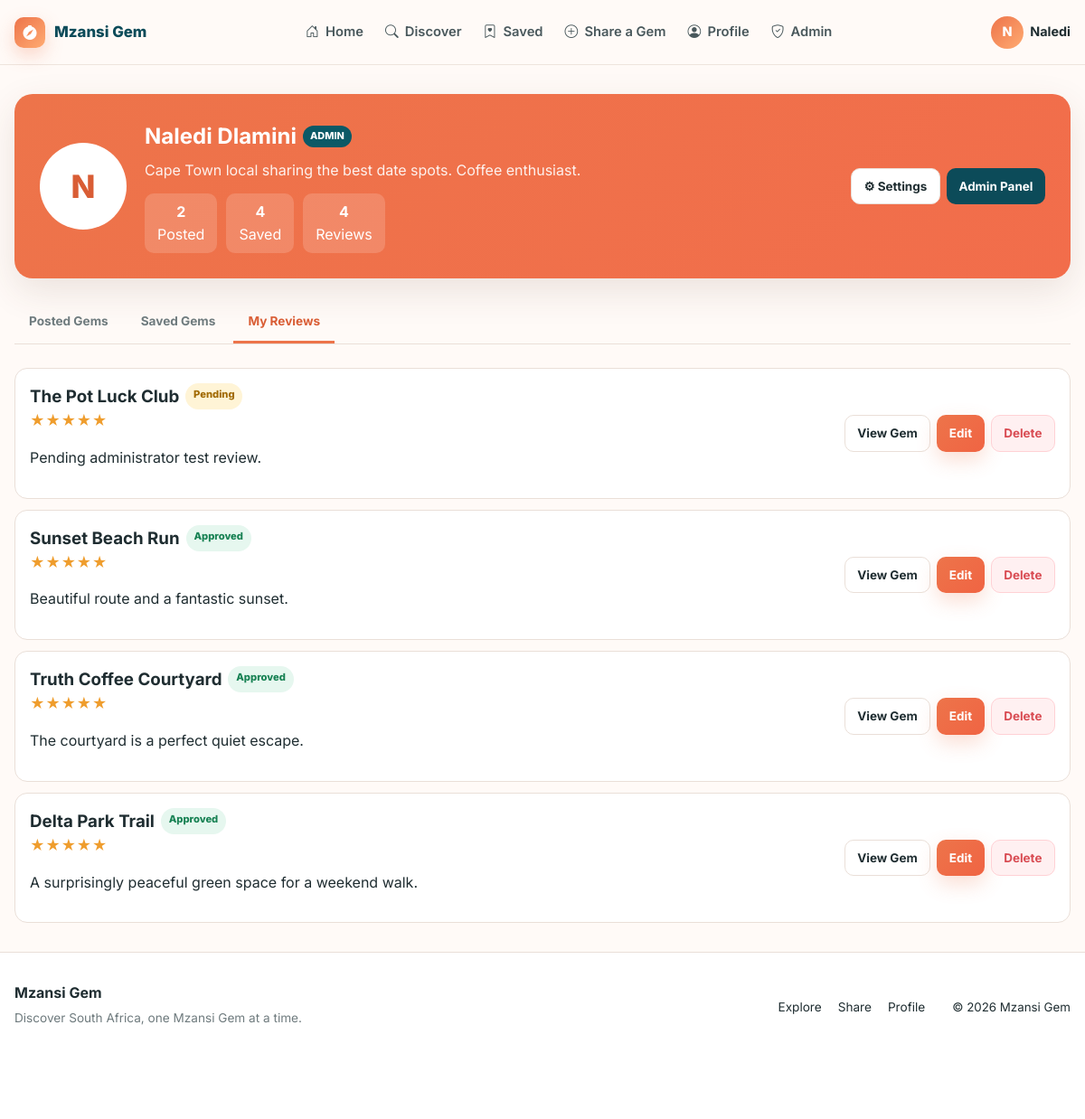
Screenshot of /profile.php?tab=reviews (signed in) with the database file from the repository.
### tables this page shows
CREATE TABLE settings (
    setting_key VARCHAR(100) PRIMARY KEY,
    setting_value TEXT NOT NULL,
    updated_at TIMESTAMP NOT NULL DEFAULT CURRENT_TIMESTAMP ON UPDATE CURRENT_TIMESTAMP
);

CREATE TABLE users (
    id INT UNSIGNED AUTO_INCREMENT PRIMARY KEY,
    full_name VARCHAR(100) NOT NULL,
    email VARCHAR(190) NOT NULL UNIQUE,
    firebase_uid VARCHAR(128) NULL UNIQUE,
    city VARCHAR(100) NOT NULL,
    password_hash VARCHAR(255) NOT NULL,
    email_verified_at DATETIME NULL,
    bio VARCHAR(300) NULL,
    role ENUM('user','admin') NOT NULL DEFAULT 'user',
    status ENUM('active','suspended') NOT NULL DEFAULT 'active',
    level INT UNSIGNED NOT NULL DEFAULT 1,
    points INT UNSIGNED NOT NULL DEFAULT 0,
    notify_new_gems TINYINT(1) NOT NULL DEFAULT 1,
    notify_comments TINYINT(1) NOT NULL DEFAULT 1,
    notify_likes_saves TINYINT(1) NOT NULL DEFAULT 1,
    personalized_recommendations TINYINT(1) NOT NULL DEFAULT 1,
    show_saved_gems TINYINT(1) NOT NULL DEFAULT 1,
    show_activity_status TINYINT(1) NOT NULL DEFAULT 1,
    created_at TIMESTAMP NOT NULL DEFAULT CURRENT_TIMESTAMP,
    updated_at TIMESTAMP NOT NULL DEFAULT CURRENT_TIMESTAMP ON UPDATE CURRENT_TIMESTAMP,
    INDEX idx_users_role_status (role, status),
    INDEX idx_users_city (city)
);

CREATE TABLE reviews (
    id INT UNSIGNED AUTO_INCREMENT PRIMARY KEY,
    gem_id INT UNSIGNED NOT NULL,
    user_id INT UNSIGNED NOT NULL,
    rating TINYINT UNSIGNED NOT NULL,
    comment VARCHAR(300) NULL,
    vibes VARCHAR(220) NULL,
    status ENUM('pending','approved','rejected') NOT NULL DEFAULT 'pending',
    is_edited TINYINT(1) NOT NULL DEFAULT 0,
    created_at TIMESTAMP NOT NULL DEFAULT CURRENT_TIMESTAMP,
    updated_at TIMESTAMP NOT NULL DEFAULT CURRENT_TIMESTAMP ON UPDATE CURRENT_TIMESTAMP,
    CONSTRAINT fk_review_gem FOREIGN KEY (gem_id) REFERENCES gems(id) ON DELETE CASCADE,
    CONSTRAINT fk_review_user FOREIGN KEY (user_id) REFERENCES users(id) ON DELETE CASCADE,
    UNIQUE KEY unique_user_gem_review (user_id, gem_id),
    CONSTRAINT chk_review_rating CHECK (rating BETWEEN 1 AND 5),
    INDEX idx_reviews_status (status),
    INDEX idx_reviews_gem_status (gem_id, status)
);

CREATE TABLE gems (
    id INT UNSIGNED AUTO_INCREMENT PRIMARY KEY,
    user_id INT UNSIGNED NOT NULL,
    title VARCHAR(100) NOT NULL,
    slug VARCHAR(140) NOT NULL,
    description VARCHAR(500) NOT NULL,
    location VARCHAR(180) NOT NULL,
    city VARCHAR(100) NOT NULL,
    vibes VARCHAR(220) NOT NULL,
    budget_level ENUM('Free','Budget','Mid-range','Premium') NOT NULL,
    activity_type ENUM('Food','Fitness','Study','Nature','Nightlife','Culture') NOT NULL,
    operating_hours VARCHAR(100) NOT NULL DEFAULT 'All Day',
    cover_image VARCHAR(500) NULL,
    average_rating DECIMAL(3,2) NOT NULL DEFAULT 0,
    review_count INT UNSIGNED NOT NULL DEFAULT 0,
    status ENUM('pending','approved','rejected') NOT NULL DEFAULT 'pending',
    rejection_reason VARCHAR(255) NULL,
    created_at TIMESTAMP NOT NULL DEFAULT CURRENT_TIMESTAMP,
    updated_at TIMESTAMP NOT NULL DEFAULT CURRENT_TIMESTAMP ON UPDATE CURRENT_TIMESTAMP,
    approved_at DATETIME NULL,
    UNIQUE KEY unique_slug (slug),
    CONSTRAINT fk_gem_user FOREIGN KEY (user_id) REFERENCES users(id) ON DELETE CASCADE,
    INDEX idx_gems_status_city (status, city),
    INDEX idx_gems_activity (activity_type),
    FULLTEXT INDEX ft_gems_search (title, description, location, city)
);

### includes/functions.php (called while the page is built, shortened)
<?php
function url(string $path = ''): string
{
    return APP_URL . ($path !== '' ? '/' . ltrim($path, '/') : '');
}
function asset(string $path): string
{
    return url('assets/' . ltrim($path, '/'));
}
function e(mixed $value): string
{
    return htmlspecialchars((string)$value, ENT_QUOTES, 'UTF-8');
}
function current_user(): ?array
{
    static $cachedId = null;
    static $cachedUser = null;
    $id = isset($_SESSION['user_id']) ? (int)$_SESSION['user_id'] : null;
    if ($cachedId === $id && is_array($cachedUser)) {
        return $cachedUser;
    }
    $stmt = db()->prepare('SELECT * FROM users WHERE id = ? LIMIT 1');
    $stmt->execute([$id]);
    $user = $stmt->fetch();
    $cachedId = $id;
    $cachedUser = $user;
    return $user;
}
function is_logged_in(): bool
{
    return current_user() !== null;
}
function is_admin(): bool
{
    return (current_user()['role'] ?? '') === 'admin';
}
function require_login(): void
{
    if (!is_logged_in()) {
        flash('warning', 'Please sign in to continue.');
        $_SESSION['intended_url'] = $_SERVER['REQUEST_URI'] ?? url();
        redirect('login.php');
    }
}
function setting(string $key, string $default = ''): string
{
    static $cache = [];
    if (array_key_exists($key, $cache)) {
        return $cache[$key];
    }
    $stmt = db()->prepare('SELECT setting_value FROM settings WHERE setting_key = ? LIMIT 1');
    $stmt->execute([$key]);
    $value = $stmt->fetchColumn();
    $resolved = $value === false ? $default : (string)$value;
    return $cache[$key] = $resolved;
}
function render_stars(float $rating): string
{
    $rounded = (int)round($rating);
    return str_repeat('★', max(0, min(5, $rounded))) . str_repeat('☆', max(0, 5 - $rounded));
}

### config/database.php (called while the page is built, shortened)
<?php
function db(): PDO
{
    static $pdo = null;
    if ($pdo instanceof PDO) {
        return $pdo;
    }
    $dsn = sprintf('mysql:host=%s;port=%s;dbname=%s;charset=utf8mb4', DB_HOST, DB_PORT, DB_NAME);
    try {
        $pdo = new PDO($dsn, DB_USER, DB_PASS, [
            PDO::ATTR_ERRMODE => PDO::ERRMODE_EXCEPTION,
            PDO::ATTR_DEFAULT_FETCH_MODE => PDO::FETCH_ASSOC,
            PDO::ATTR_EMULATE_PREPARES => false,
        ]);
    } catch (PDOException $e) {
        http_response_code(500);
        $message = APP_ENV === 'development'
            ? 'Database connection failed: ' . htmlspecialchars($e->getMessage(), ENT_QUOTES, 'UTF-8')
            : 'Database connection failed.';
        exit('<div style="font-family:Arial;padding:2rem;max-width:760px;margin:auto"><h1>Mzansi Gem setup required</h1><p>' . $message . '</p><p>Import <code>database/install.sql</code> and check <code>config/config.php</code> or your environment variables.</p></div>');
    }
    return $pdo;
}

### profile.php (the view, shortened to what this page needs)
<?php
require __DIR__.'/includes/bootstrap.php';require_login();
$user=current_user();$userId=(int)$user['id'];$tab=(string)($_GET['tab']??'posted');if(!in_array($tab,['posted','saved','reviews'],true))$tab='posted';
$stmt=db()->prepare('SELECT COUNT(*) FROM gems WHERE user_id=?');$stmt->execute([$userId]);$postedCount=(int)$stmt->fetchColumn();
$stmt=db()->prepare('SELECT COUNT(*) FROM saved_gems WHERE user_id=?');$stmt->execute([$userId]);$savedCount=(int)$stmt->fetchColumn();
$stmt=db()->prepare('SELECT COUNT(*) FROM reviews WHERE user_id=?');$stmt->execute([$userId]);$reviewCount=(int)$stmt->fetchColumn();
$items=[];
if($tab==='posted'){$stmt=db()->prepare("SELECT g.*,(SELECT COUNT(*) FROM saved_gems WHERE gem_id=g.id) AS saves,(SELECT COUNT(*) FROM gem_likes WHERE gem_id=g.id) AS likes FROM gems g WHERE g.user_id=? ORDER BY g.created_at DESC");$stmt->execute([$userId]);$items=$stmt->fetchAll();}
else{$stmt=db()->prepare('SELECT r.*,g.title,g.id AS gem_id FROM reviews r JOIN gems g ON g.id=r.gem_id WHERE r.user_id=? ORDER BY r.created_at DESC');$stmt->execute([$userId]);$items=$stmt->fetchAll();}
$pageTitle='Your Profile';require __DIR__.'/includes/header.php';
?>
<section class="section-tight"><div class="container">
<div class="profile-banner"><div class="profile-avatar"><?=e(mb_strtoupper(mb_substr($user['full_name'],0,1)))?></div><div style="flex:1"><div class="action-row" style="align-items:center"><h1><?=e($user['full_name'])?></h1><?php if($user['role']==='admin'):?><span class="role-badge">ADMIN</span><?php endif;?></div><p class="profile-bio"><?=e($user['bio']?:$user['city'].' explorer sharing local favourites.')?></p><div class="profile-stats"><div class="profile-stat"><strong><?=$postedCount?></strong><span>Posted</span></div><div class="profile-stat"><strong><?=$savedCount?></strong><span>Saved</span></div><div class="profile-stat"><strong><?=$reviewCount?></strong><span>Reviews</span></div></div></div><div class="action-row"><a class="btn btn-ghost btn-sm" href="<?=url('settings.php')?>">⚙ Settings</a><?php if(is_admin()):?><a class="btn btn-secondary btn-sm" href="<?=url('admin/index.php')?>">Admin Panel</a><?php endif;?></div></div>
<nav class="tabs"><a class="<?=$tab==='posted'?'active':''?>" href="<?=url('profile.php?tab=posted')?>">Posted Gems</a><a class="<?=$tab==='saved'?'active':''?>" href="<?=url('profile.php?tab=saved')?>">Saved Gems</a><a class="<?=$tab==='reviews'?'active':''?>" href="<?=url('profile.php?tab=reviews')?>">My Reviews</a></nav>
<?php if($tab==='posted'):?>
<div class="dashboard-list"><?php if($items):foreach($items as $gem):?><div class="dashboard-item"><div><div class="action-row"><h3><?=e($gem['title'])?></h3><span class="status-badge status-<?=e($gem['status'])?>"><?=e(ucfirst($gem['status']))?></span></div><p class="muted"><?=e($gem['location'])?> · Submitted <?=e(date('Y-m-d',strtotime($gem['created_at'])))?></p><?php if($gem['rejection_reason']):?><p style="color:var(--red)">Reason: <?=e($gem['rejection_reason'])?></p><?php endif;?></div><div class="action-row"><a class="btn btn-ghost btn-sm" href="<?=url('gem.php?id='.(int)$gem['id'])?>">View</a><a class="btn btn-primary btn-sm" href="<?=url('edit-gem.php?id='.(int)$gem['id'])?>">Edit</a><form method="post" action="<?=url('delete-item.php')?>"><?=csrf_field()?><input type="hidden" name="type" value="gem"><input type="hidden" name="id" value="<?=(int)$gem['id']?>"><button class="btn btn-danger btn-sm" data-confirm="Delete this gem permanently?">Delete</button></form></div></div><?php endforeach;else:?><div class="empty-state"><p>You have not shared a gem yet.</p><a class="btn btn-primary" href="<?=url('share.php')?>">Share Your First Gem</a></div><?php endif;?></div>
<?php elseif($tab==='saved'):?>
<?php if($items):?><div class="gem-grid"><?php foreach($items as $gem){require __DIR__.'/includes/gem-card.php';}?></div><?php else:?><div class="empty-state"><p>No saved gems yet.</p><a class="btn btn-primary" href="<?=url('discover.php')?>">Explore Gems</a></div><?php endif;?>
<?php else:?>
<div class="dashboard-list"><?php if($items):foreach($items as $review):?><div class="dashboard-item"><div><div class="action-row"><h3><?=e($review['title'])?></h3><span class="status-badge status-<?=e($review['status'])?>"><?=e(ucfirst($review['status']))?></span></div><div class="stars"><?=e(render_stars((float)$review['rating']))?></div><p><?=e($review['comment']?:'No written comment.')?></p></div><div class="action-row"><a class="btn btn-ghost btn-sm" href="<?=url('gem.php?id='.(int)$review['gem_id'])?>">View Gem</a><a class="btn btn-primary btn-sm" href="<?=url('edit-review.php?id='.(int)$review['id'])?>">Edit</a><form method="post" action="<?=url('delete-item.php')?>"><?=csrf_field()?><input type="hidden" name="type" value="review"><input type="hidden" name="id" value="<?=(int)$review['id']?>"><button class="btn btn-danger btn-sm" data-confirm="Delete this review permanently?">Delete</button></form></div></div><?php endforeach;else:?><div class="empty-state"><p>You have not written any reviews yet.</p><a class="btn btn-primary" href="<?=url('discover.php')?>">Find a Gem to Review</a></div><?php endif;?></div>
<?php endif;?>
</div></section>
<?php require __DIR__.'/includes/footer.php'; ?>

### includes/header.php (shortened to what this page needs)
<?php
$siteName = setting('site_name', APP_NAME);
$bodyClass = $bodyClass ?? '';
$user = current_user();
?>
<!doctype html>
<html lang="en">
<head>
    <link rel="stylesheet" href="https://cdn.jsdelivr.net/npm/bootstrap-icons@1.13.1/font/bootstrap-icons.min.css">
    <link rel="stylesheet" href="<?= asset('css/style.css') ?>">
</head>
<body class="<?= e($bodyClass) ?>">
<header class="site-header">
    <div class="container header-inner">
        <a class="brand" href="<?= url('index.php') ?>" aria-label="Mzansi Gem home">
            <span class="brand-mark"><i class="bi bi-compass-fill" aria-hidden="true"></i></span>
            <span><?= e($siteName) ?></span>
        </a>
        <nav class="desktop-nav" aria-label="Primary navigation">
            <a href="<?= url('index.php') ?>"><i class="bi bi-house-door"></i> Home</a>
            <a href="<?= url('discover.php') ?>"><i class="bi bi-search"></i> Discover</a>
            <?php if ($user): ?>
                <a href="<?= url('saved.php') ?>"><i class="bi bi-bookmark-heart"></i> Saved</a>
                <a href="<?= url('share.php') ?>"><i class="bi bi-plus-circle"></i> Share a Gem</a>
                <a href="<?= url('profile.php') ?>"><i class="bi bi-person-circle"></i> Profile</a>
                <?php if ($user['role'] === 'admin'): ?><a href="<?= url('admin/index.php') ?>"><i class="bi bi-shield-check"></i> Admin</a><?php endif; ?>
            <?php endif; ?>
        </nav>
        <div class="header-actions">
            <?php if ($user): ?>
                <a class="avatar-link" href="<?= url('profile.php') ?>" title="Open profile">
                    <span class="avatar"><?= e(mb_strtoupper(mb_substr($user['full_name'], 0, 1))) ?></span>
                    <span class="hide-small"><?= e(explode(' ', $user['full_name'])[0]) ?></span>
                </a>
            <?php else: ?>
                <a class="btn btn-ghost btn-sm" href="<?= url('login.php') ?>"><i class="bi bi-box-arrow-in-right"></i> Log in</a>
                <a class="btn btn-primary btn-sm" href="<?= url('register.php') ?>"><i class="bi bi-person-plus"></i> Sign up</a>
            <?php endif; ?>
        </div>
    </div>
</header>

### rows the page displays
settings: setting_value "Mzansi Gem"
users: full_name "N", full_name "Naledi", full_name "Naledi Dlamini", bio "Cape Town local sharing the best date spots. Coffee enthusiast."
reviews: gem.title "The Pot Luck Club", status "Pending", rating "★★★★★", comment "Pending administrator test review."
reviews: gem.title "Sunset Beach Run", status "Approved", rating "★★★★★", comment "Beautiful route and a fantastic sunset."
reviews: gem.title "Truth Coffee Courtyard", status "Approved", rating "★★★★★", comment "The courtyard is a perfect quiet escape."
reviews: gem.title "Delta Park Trail", status "Approved", rating "★★★★★", comment "A surprisingly peaceful green space for a weekend walk."

### other values shown
$postedCount "2"
$savedCount "4"
$reviewCount "4"
$siteName "Mzansi Gem"
